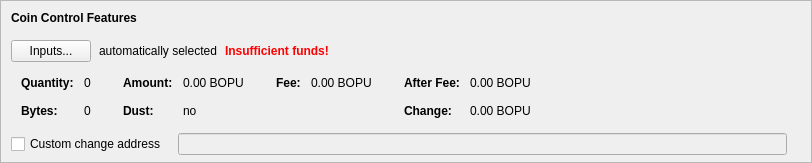
    <widget class="QFrame" name="frameCoinControl">
     <property name="sizePolicy">
      <sizepolicy hsizetype="Expanding" vsizetype="Expanding">
       <horstretch>0</horstretch>
       <verstretch>0</verstretch>
      </sizepolicy>
     </property>
     <property name="maximumSize">
      <size>
       <width>16777215</width>
       <height>16777215</height>
      </size>
     </property>
     <property name="frameShape">
      <enum>QFrame::StyledPanel</enum>
     </property>
     <property name="frameShadow">
      <enum>QFrame::Sunken</enum>
     </property>
     <layout class="QVBoxLayout" name="verticalLayoutCoinControl2">
      <property name="spacing">
       <number>0</number>
      </property>
      <property name="leftMargin">
       <number>0</number>
      </property>
      <property name="topMargin">
       <number>0</number>
      </property>
      <property name="rightMargin">
       <number>0</number>
      </property>
      <property name="bottomMargin">
       <number>6</number>
      </property>
      <item>
       <layout class="QVBoxLayout" name="verticalLayoutCoinControl" stretch="0,0,0,0,1">
        <property name="spacing">
         <number>0</number>
        </property>
        <property name="leftMargin">
         <number>10</number>
        </property>
        <property name="topMargin">
         <number>10</number>
        </property>
        <item>
         <layout class="QHBoxLayout" name="horizontalLayoutCoinControl1">
          <property name="bottomMargin">
           <number>15</number>
          </property>
          <item>
           <widget class="QLabel" name="labelCoinControlFeatures">
            <property name="sizePolicy">
             <sizepolicy hsizetype="Preferred" vsizetype="Maximum">
              <horstretch>0</horstretch>
              <verstretch>0</verstretch>
             </sizepolicy>
            </property>
            <property name="font">
             <font>
              <weight>75</weight>
              <bold>true</bold>
             </font>
            </property>
            <property name="styleSheet">
             <string notr="true">font-weight:bold;</string>
            </property>
            <property name="text">
             <string>Coin Control Features</string>
            </property>
           </widget>
          </item>
         </layout>
        </item>
        <item>
         <layout class="QHBoxLayout" name="horizontalLayoutCoinControl2" stretch="0,0,0,0">
          <property name="spacing">
           <number>8</number>
          </property>
          <property name="bottomMargin">
           <number>10</number>
          </property>
          <item>
           <widget class="QPushButton" name="pushButtonCoinControl">
            <property name="styleSheet">
             <string notr="true"/>
            </property>
            <property name="text">
             <string>Inputs...</string>
            </property>
            <property name="autoDefault">
             <bool>false</bool>
            </property>
           </widget>
          </item>
          <item>
           <widget class="QLabel" name="labelCoinControlAutomaticallySelected">
            <property name="text">
             <string>automatically selected</string>
            </property>
            <property name="margin">
             <number>5</number>
            </property>
           </widget>
          </item>
          <item>
           <widget class="QLabel" name="labelCoinControlInsuffFunds">
            <property name="font">
             <font>
              <weight>75</weight>
              <bold>true</bold>
             </font>
            </property>
            <property name="styleSheet">
             <string notr="true">color:red;font-weight:bold;</string>
            </property>
            <property name="text">
             <string>Insufficient funds!</string>
            </property>
            <property name="margin">
             <number>5</number>
            </property>
           </widget>
          </item>
          <item>
           <spacer name="horizontalSpacerCoinControl">
            <property name="orientation">
             <enum>Qt::Horizontal</enum>
            </property>
            <property name="sizeHint" stdset="0">
             <size>
              <width>40</width>
              <height>1</height>
             </size>
            </property>
           </spacer>
          </item>
         </layout>
        </item>
        <item>
         <widget class="QWidget" name="widgetCoinControl" native="true">
          <property name="sizePolicy">
           <sizepolicy hsizetype="Preferred" vsizetype="Preferred">
            <horstretch>0</horstretch>
            <verstretch>0</verstretch>
           </sizepolicy>
          </property>
          <property name="minimumSize">
           <size>
            <width>0</width>
            <height>0</height>
           </size>
          </property>
          <property name="styleSheet">
           <string notr="true"/>
          </property>
          <layout class="QHBoxLayout" name="horizontalLayoutCoinControl5">
           <property name="leftMargin">
            <number>0</number>
           </property>
           <property name="topMargin">
            <number>0</number>
           </property>
           <property name="rightMargin">
            <number>0</number>
           </property>
           <property name="bottomMargin">
            <number>0</number>
           </property>
           <item>
            <layout class="QHBoxLayout" name="horizontalLayoutCoinControl3" stretch="0,0,0,1">
             <property name="spacing">
              <number>20</number>
             </property>
             <property name="topMargin">
              <number>0</number>
             </property>
             <property name="bottomMargin">
              <number>10</number>
             </property>
             <item>
              <layout class="QFormLayout" name="formLayoutCoinControl1">
               <property name="horizontalSpacing">
                <number>10</number>
               </property>
               <property name="verticalSpacing">
                <number>14</number>
               </property>
               <property name="leftMargin">
                <number>10</number>
               </property>
               <property name="topMargin">
                <number>4</number>
               </property>
               <property name="rightMargin">
                <number>6</number>
               </property>
               <item row="0" column="0">
                <widget class="QLabel" name="labelCoinControlQuantityText">
                 <property name="font">
                  <font>
                   <weight>75</weight>
                   <bold>true</bold>
                  </font>
                 </property>
                 <property name="text">
                  <string>Quantity:</string>
                 </property>
                 <property name="margin">
                  <number>0</number>
                 </property>
                </widget>
               </item>
               <item row="0" column="1">
                <widget class="QLabel" name="labelCoinControlQuantity">
                 <property name="cursor">
                  <cursorShape>IBeamCursor</cursorShape>
                 </property>
                 <property name="contextMenuPolicy">
                  <enum>Qt::ActionsContextMenu</enum>
                 </property>
                 <property name="text">
                  <string notr="true">0</string>
                 </property>
                 <property name="margin">
                  <number>0</number>
                 </property>
                 <property name="textInteractionFlags">
                  <set>Qt::LinksAccessibleByMouse|Qt::TextSelectableByKeyboard|Qt::TextSelectableByMouse</set>
                 </property>
                </widget>
               </item>
               <item row="1" column="0">
                <widget class="QLabel" name="labelCoinControlBytesText">
                 <property name="font">
                  <font>
                   <weight>75</weight>
                   <bold>true</bold>
                  </font>
                 </property>
                 <property name="text">
                  <string>Bytes:</string>
                 </property>
                </widget>
               </item>
               <item row="1" column="1">
                <widget class="QLabel" name="labelCoinControlBytes">
                 <property name="cursor">
                  <cursorShape>IBeamCursor</cursorShape>
                 </property>
                 <property name="contextMenuPolicy">
                  <enum>Qt::ActionsContextMenu</enum>
                 </property>
                 <property name="text">
                  <string notr="true">0</string>
                 </property>
                 <property name="textInteractionFlags">
                  <set>Qt::LinksAccessibleByMouse|Qt::TextSelectableByKeyboard|Qt::TextSelectableByMouse</set>
                 </property>
                </widget>
               </item>
              </layout>
             </item>
             <item>
              <layout class="QFormLayout" name="formLayoutCoinControl2">
               <property name="horizontalSpacing">
                <number>10</number>
               </property>
               <property name="verticalSpacing">
                <number>14</number>
               </property>
               <property name="leftMargin">
                <number>6</number>
               </property>
               <property name="topMargin">
                <number>4</number>
               </property>
               <property name="rightMargin">
                <number>6</number>
               </property>
               <item row="0" column="0">
                <widget class="QLabel" name="labelCoinControlAmountText">
                 <property name="font">
                  <font>
                   <weight>75</weight>
                   <bold>true</bold>
                  </font>
                 </property>
                 <property name="text">
                  <string>Amount:</string>
                 </property>
                 <property name="margin">
                  <number>0</number>
                 </property>
                </widget>
               </item>
               <item row="0" column="1">
                <widget class="QLabel" name="labelCoinControlAmount">
                 <property name="cursor">
                  <cursorShape>IBeamCursor</cursorShape>
                 </property>
                 <property name="contextMenuPolicy">
                  <enum>Qt::ActionsContextMenu</enum>
                 </property>
                 <property name="text">
                  <string notr="true">0.00 BOPU</string>
                 </property>
                 <property name="textInteractionFlags">
                  <set>Qt::LinksAccessibleByMouse|Qt::TextSelectableByKeyboard|Qt::TextSelectableByMouse</set>
                 </property>
                </widget>
               </item>
               <item row="1" column="0">
                <widget class="QLabel" name="labelCoinControlLowOutputText">
                 <property name="font">
                  <font>
                   <weight>75</weight>
                   <bold>true</bold>
                  </font>
                 </property>
                 <property name="text">
                  <string>Dust:</string>
                 </property>
                </widget>
               </item>
               <item row="1" column="1">
                <widget class="QLabel" name="labelCoinControlLowOutput">
                 <property name="cursor">
                  <cursorShape>IBeamCursor</cursorShape>
                 </property>
                 <property name="contextMenuPolicy">
                  <enum>Qt::ActionsContextMenu</enum>
                 </property>
                 <property name="text">
                  <string notr="true">no</string>
                 </property>
                 <property name="textInteractionFlags">
                  <set>Qt::LinksAccessibleByMouse|Qt::TextSelectableByKeyboard|Qt::TextSelectableByMouse</set>
                 </property>
                </widget>
               </item>
              </layout>
             </item>
             <item>
              <layout class="QFormLayout" name="formLayoutCoinControl3">
               <property name="horizontalSpacing">
                <number>10</number>
               </property>
               <property name="verticalSpacing">
                <number>14</number>
               </property>
               <property name="leftMargin">
                <number>6</number>
               </property>
               <property name="topMargin">
                <number>4</number>
               </property>
               <property name="rightMargin">
                <number>6</number>
               </property>
               <item row="0" column="0">
                <widget class="QLabel" name="labelCoinControlFeeText">
                 <property name="font">
                  <font>
                   <weight>75</weight>
                   <bold>true</bold>
                  </font>
                 </property>
                 <property name="text">
                  <string>Fee:</string>
                 </property>
                 <property name="margin">
                  <number>0</number>
                 </property>
                </widget>
               </item>
               <item row="0" column="1">
                <widget class="QLabel" name="labelCoinControlFee">
                 <property name="cursor">
                  <cursorShape>IBeamCursor</cursorShape>
                 </property>
                 <property name="contextMenuPolicy">
                  <enum>Qt::ActionsContextMenu</enum>
                 </property>
                 <property name="text">
                  <string notr="true">0.00 BOPU</string>
                 </property>
                 <property name="textInteractionFlags">
                  <set>Qt::LinksAccessibleByMouse|Qt::TextSelectableByKeyboard|Qt::TextSelectableByMouse</set>
                 </property>
                </widget>
               </item>
             </layout>
             </item>
             <item>
              <layout class="QFormLayout" name="formLayoutCoinControl4">
               <property name="horizontalSpacing">
                <number>10</number>
               </property>
               <property name="verticalSpacing">
                <number>14</number>
               </property>
               <property name="leftMargin">
                <number>6</number>
               </property>
               <property name="topMargin">
                <number>4</number>
               </property>
               <property name="rightMargin">
                <number>6</number>
               </property>
               <item row="0" column="0">
                <widget class="QLabel" name="labelCoinControlAfterFeeText">
                 <property name="font">
                  <font>
                   <weight>75</weight>
                   <bold>true</bold>
                  </font>
                 </property>
                 <property name="text">
                  <string>After Fee:</string>
                 </property>
                 <property name="margin">
                  <number>0</number>
                 </property>
                </widget>
               </item>
               <item row="0" column="1">
                <widget class="QLabel" name="labelCoinControlAfterFee">
                 <property name="cursor">
                  <cursorShape>IBeamCursor</cursorShape>
                 </property>
                 <property name="contextMenuPolicy">
                  <enum>Qt::ActionsContextMenu</enum>
                 </property>
                 <property name="text">
                  <string notr="true">0.00 BOPU</string>
                 </property>
                 <property name="textInteractionFlags">
                  <set>Qt::LinksAccessibleByMouse|Qt::TextSelectableByKeyboard|Qt::TextSelectableByMouse</set>
                 </property>
                </widget>
               </item>
               <item row="1" column="0">
                <widget class="QLabel" name="labelCoinControlChangeText">
                 <property name="font">
                  <font>
                   <weight>75</weight>
                   <bold>true</bold>
                  </font>
                 </property>
                 <property name="text">
                  <string>Change:</string>
                 </property>
                </widget>
               </item>
               <item row="1" column="1">
                <widget class="QLabel" name="labelCoinControlChange">
                 <property name="cursor">
                  <cursorShape>IBeamCursor</cursorShape>
                 </property>
                 <property name="contextMenuPolicy">
                  <enum>Qt::ActionsContextMenu</enum>
                 </property>
                 <property name="text">
                  <string notr="true">0.00 BOPU</string>
                 </property>
                 <property name="textInteractionFlags">
                  <set>Qt::LinksAccessibleByMouse|Qt::TextSelectableByKeyboard|Qt::TextSelectableByMouse</set>
                 </property>
                </widget>
               </item>
              </layout>
             </item>
            </layout>
           </item>
          </layout>
         </widget>
        </item>
        <item>
         <layout class="QHBoxLayout" name="horizontalLayoutCoinControl4" stretch="0,0,0">
          <property name="spacing">
           <number>12</number>
          </property>
          <property name="sizeConstraint">
           <enum>QLayout::SetDefaultConstraint</enum>
          </property>
          <property name="topMargin">
           <number>5</number>
          </property>
          <property name="rightMargin">
           <number>5</number>
          </property>
          <item>
           <widget class="QCheckBox" name="checkBoxCoinControlChange">
            <property name="toolTip">
             <string>If this is activated, but the change address is empty or invalid, change will be sent to a newly generated address.</string>
            </property>
            <property name="text">
             <string>Custom change address</string>
            </property>
           </widget>
          </item>
          <item>
           <widget class="QValidatedLineEdit" name="lineEditCoinControlChange">
            <property name="enabled">
             <bool>false</bool>
            </property>
            <property name="sizePolicy">
             <sizepolicy hsizetype="Expanding" vsizetype="Fixed">
              <horstretch>0</horstretch>
              <verstretch>0</verstretch>
             </sizepolicy>
            </property>
           </widget>
          </item>
          <item>
           <widget class="QLabel" name="labelCoinControlChangeLabel">
            <property name="sizePolicy">
             <sizepolicy hsizetype="Preferred" vsizetype="Expanding">
              <horstretch>0</horstretch>
              <verstretch>0</verstretch>
             </sizepolicy>
            </property>
            <property name="minimumSize">
             <size>
              <width>0</width>
              <height>0</height>
             </size>
            </property>
            <property name="text">
             <string/>
            </property>
            <property name="margin">
             <number>3</number>
            </property>
           </widget>
          </item>
         </layout>
        </item>
        <item>
         <spacer name="verticalSpacerCoinControl">
          <property name="orientation">
           <enum>Qt::Vertical</enum>
          </property>
          <property name="sizeHint" stdset="0">
           <size>
            <width>800</width>
            <height>1</height>
           </size>
          </property>
         </spacer>
        </item>
       </layout>
      </item>
     </layout>
    </widget>
